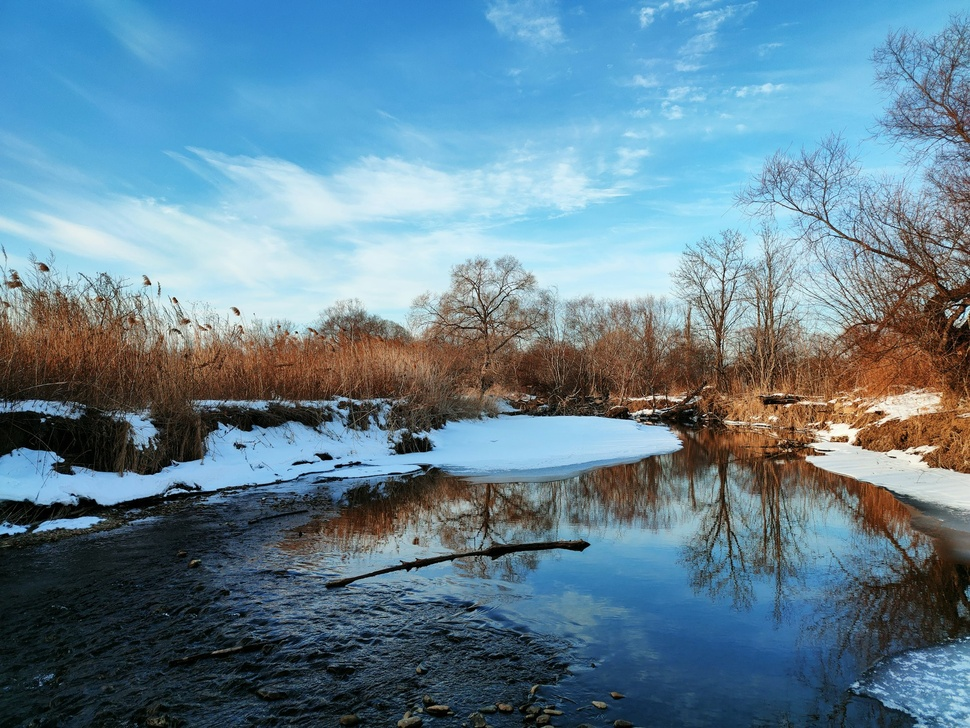
#> input picture 8thSemester/DIP/DIP ASSIGNMENT/Assignment2/input.jpg, 970 x 728 px, shrunk from 1974 x 1481 before the run
$ python a2.py
#> lines starting #> are read from the running program, lines starting #| are printed output that depends on the picture; after the words box and inside, x2 and y2 are one past the last pixel; in counts of white or black regions, pixels touching at a corner belong together
import cv2
import numpy as np
import matplotlib.pyplot as plt
img = cv2.imread('input.jpg', cv2.IMREAD_GRAYSCALE)
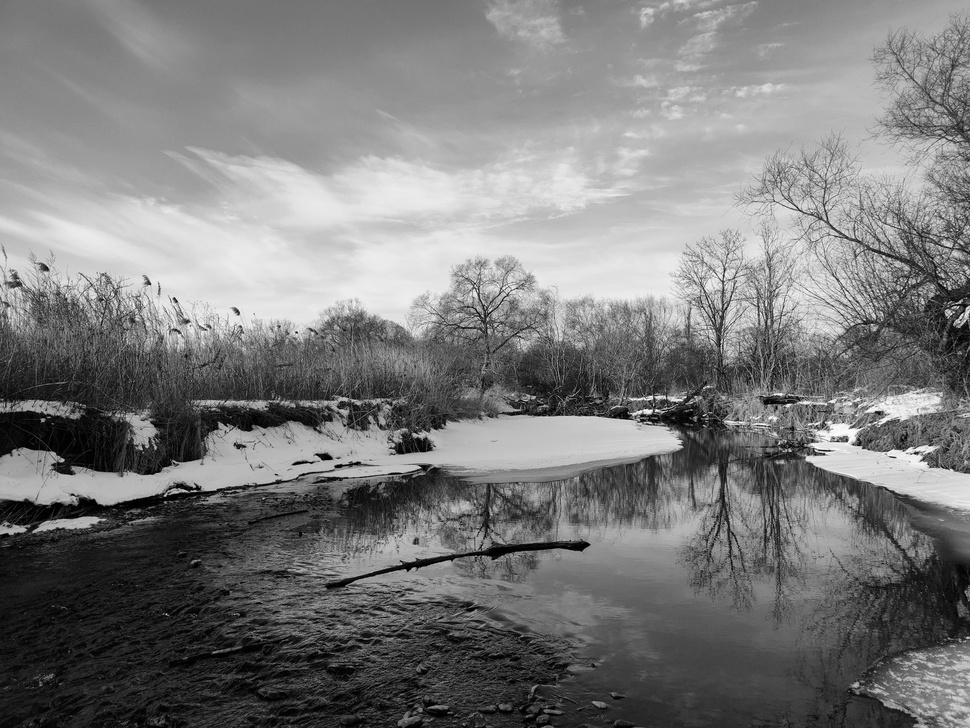
#> img: shape (728, 970); min 0, max 255, mean 122.7
lower, upper = 100, 200
sliced = np.where((img >= lower) & (img <= upper), 255, 0)
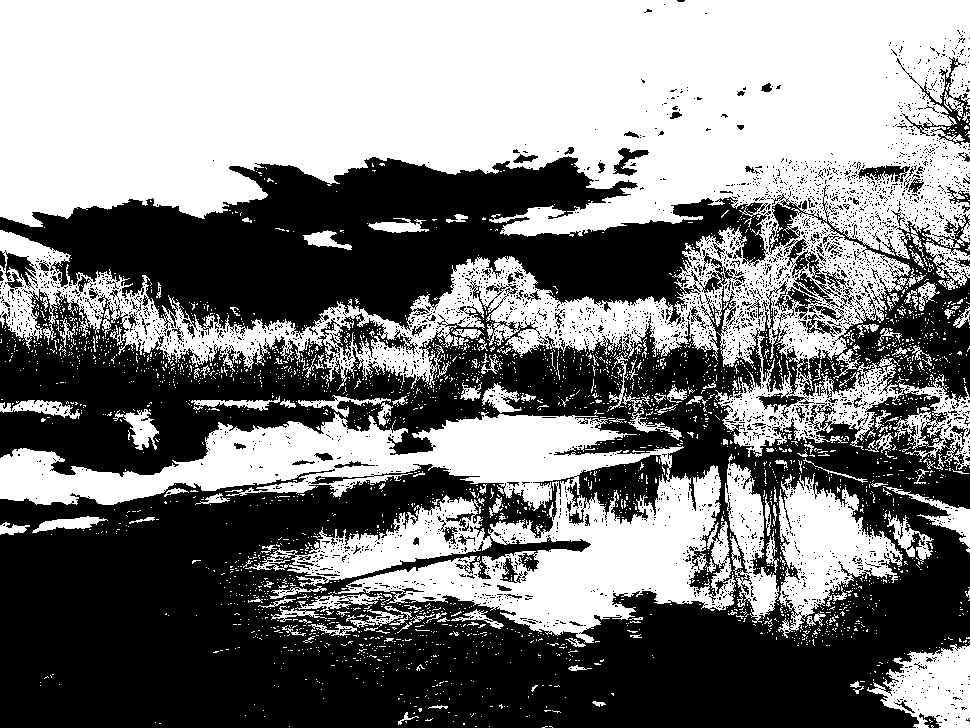
#> sliced: shape (728, 970) int64; 49.9% white; 3024 white regions (2867 under 20 px), largest, box (x1, y1, x2, y2) and area: (0, 0, 970, 470) 243448, (0, 412, 736, 643) 64515, (777, 473, 903, 638) 9439

plt.subplot(1, 2, 1)
plt.title('Original')
plt.imshow(img, cmap='gray')
plt.axis('off')
plt.subplot(1, 2, 2)
plt.title('Gray Level Sliced')
plt.imshow(sliced, cmap='gray')
plt.axis('off')
plt.show()
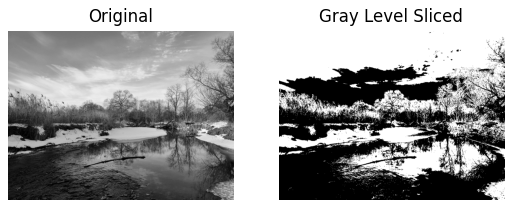
#> figure drawn by matplotlib, 2 panels
